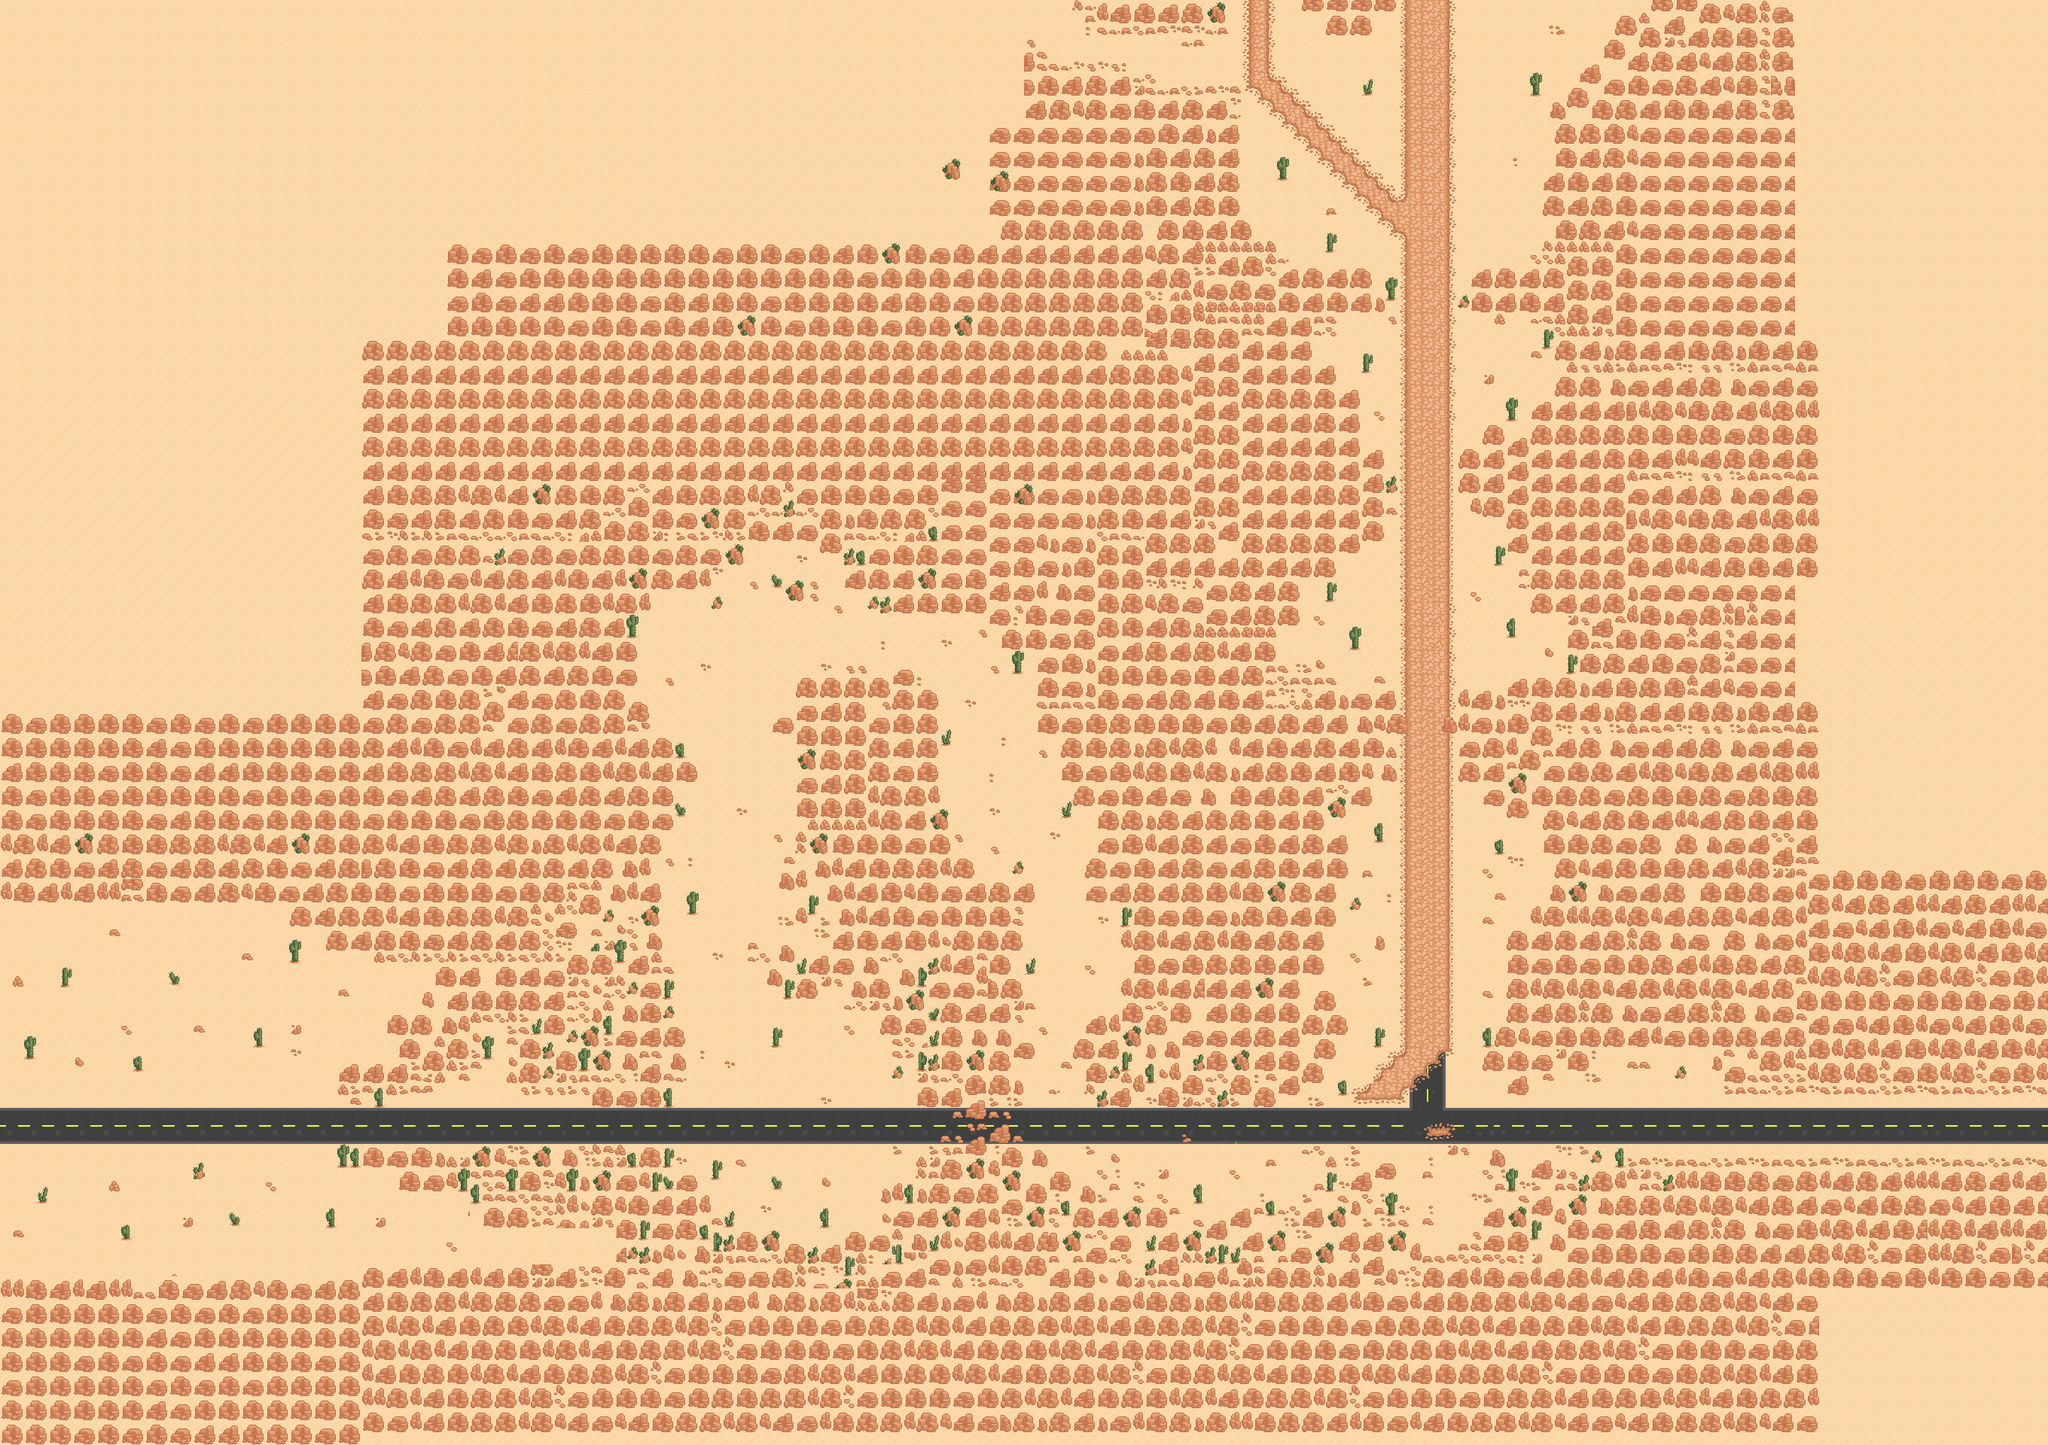

A level layout from a 2D game, rendered from its tile map. Below: a short description, then the map file with tile-grid data replaced by summaries:
An orthogonal 170x120 tile map with 16x16 px tiles, 3 tile layers (sandAndMainRoad, sandroad, rocksAndBuildings) and 169 objects (52x SlowZombie, 35x Zombie, 6x HintArea, 4x BulletBox, 3x Medkit, ...).

<map version="1.2" tiledversion="1.3.1" orientation="orthogonal" renderorder="left-up" compressionlevel="0" width="170" height="120" tilewidth="16" tileheight="16" infinite="0" nextlayerid="53" nextobjectid="521">
 <tileset firstgid="1" name="tileset" tilewidth="16" tileheight="16" tilecount="1024" columns="32">
  <image source="../../resources/textures/map/tileset.png" width="512" height="512" />
  <tile id="6">
   <objectgroup draworder="index">
    <object id="5" x="0" y="0" width="16" height="16" />
   </objectgroup>
  </tile>
  <tile id="8">
   <objectgroup draworder="index">
    <object id="3" x="0" y="0" width="16" height="16" />
   </objectgroup>
  </tile>
  <tile id="9">
   <objectgroup draworder="index">
    <object id="1" x="0" y="0" width="16" height="16" />
   </objectgroup>
  </tile>
  <tile id="38">
   <objectgroup draworder="index">
    <object id="1" x="0" y="0" width="16" height="16" />
   </objectgroup>
  </tile>
  <tile id="39">
   <objectgroup draworder="index">
    <object id="1" x="0" y="0" width="16" height="16" />
   </objectgroup>
  </tile>
  <tile id="40">
   <objectgroup draworder="index">
    <object id="1" x="0" y="0" width="16" height="16" />
   </objectgroup>
  </tile>
  <tile id="41">
   <objectgroup draworder="index">
    <!-- 1 objects omitted --></objectgroup>
  </tile>
  <tile id="42">
   <objectgroup draworder="index">
    <!-- 1 objects omitted --></objectgroup>
  </tile>
  <tile id="43">
   <objectgroup draworder="index">
    <!-- 1 objects omitted --></objectgroup>
  </tile>
  <tile id="70">
   <objectgroup draworder="index">
    <!-- 1 objects omitted --></objectgroup>
  </tile>
  <tile id="71">
   <objectgroup draworder="index">
    <!-- 1 objects omitted --></objectgroup>
  </tile>
  <tile id="79">
   <objectgroup draworder="index">
    <!-- 1 objects omitted --></objectgroup>
  </tile>
  <tile id="80">
   <objectgroup draworder="index">
    <!-- 1 objects omitted --></objectgroup>
  </tile>
  <tile id="102">
   <objectgroup draworder="index">
    <!-- 1 objects omitted --></objectgroup>
  </tile>
  <tile id="103">
   <objectgroup draworder="index">
    <!-- 1 objects omitted --></objectgroup>
  </tile>
  <tile id="105">
   <objectgroup draworder="index">
    <!-- 1 objects omitted --></objectgroup>
  </tile>
  <tile id="110">
   <objectgroup draworder="index">
    <!-- 1 objects omitted --></objectgroup>
  </tile>
  <tile id="111">
   <objectgroup draworder="index">
    <!-- 1 objects omitted --></objectgroup>
  </tile>
  <tile id="112">
   <objectgroup draworder="index">
    <!-- 1 objects omitted --></objectgroup>
  </tile>
  <tile id="113">
   <objectgroup draworder="index">
    <!-- 1 objects omitted --></objectgroup>
  </tile>
  <tile id="129">
   <objectgroup draworder="index">
    <!-- 1 objects omitted --></objectgroup>
  </tile>
  <tile id="131">
   <objectgroup draworder="index">
    <!-- 1 objects omitted --></objectgroup>
  </tile>
  <tile id="134">
   <objectgroup draworder="index">
    <!-- 1 objects omitted --></objectgroup>
  </tile>
  <tile id="135">
   <objectgroup draworder="index">
    <!-- 1 objects omitted --></objectgroup>
  </tile>
  <tile id="142">
   <objectgroup draworder="index">
    <!-- 1 objects omitted --></objectgroup>
  </tile>
  <tile id="143">
   <objectgroup draworder="index">
    <!-- 1 objects omitted --></objectgroup>
  </tile>
  <tile id="144">
   <objectgroup draworder="index">
    <!-- 1 objects omitted --></objectgroup>
  </tile>
  <tile id="145">
   <objectgroup draworder="index">
    <!-- 1 objects omitted --></objectgroup>
  </tile>
  <tile id="163">
   <objectgroup draworder="index">
    <!-- 1 objects omitted --></objectgroup>
  </tile>
  <tile id="166">
   <objectgroup draworder="index">
    <!-- 1 objects omitted --></objectgroup>
  </tile>
  <tile id="167">
   <objectgroup draworder="index">
    <!-- 1 objects omitted --></objectgroup>
  </tile>
  <tile id="174">
   <objectgroup draworder="index">
    <!-- 1 objects omitted --></objectgroup>
  </tile>
  <tile id="175">
   <objectgroup draworder="index">
    <!-- 1 objects omitted --></objectgroup>
  </tile>
  <tile id="176">
   <objectgroup draworder="index">
    <!-- 1 objects omitted --></objectgroup>
  </tile>
  <tile id="177">
   <objectgroup draworder="index">
    <!-- 1 objects omitted --></objectgroup>
  </tile>
  <tile id="179">
   <objectgroup draworder="index">
    <!-- 1 objects omitted --></objectgroup>
  </tile>
  <tile id="180">
   <objectgroup draworder="index">
    <!-- 1 objects omitted --></objectgroup>
  </tile>
  <tile id="181">
   <objectgroup draworder="index">
    <!-- 1 objects omitted --></objectgroup>
  </tile>
  <tile id="195">
   <objectgroup draworder="index">
    <!-- 1 objects omitted --></objectgroup>
  </tile>
  <tile id="198">
   <objectgroup draworder="index">
    <!-- 1 objects omitted --></objectgroup>
  </tile>
  <tile id="199">
   <objectgroup draworder="index">
    <!-- 1 objects omitted --></objectgroup>
  </tile>
  <tile id="206">
   <objectgroup draworder="index">
    <!-- 1 objects omitted --></objectgroup>
  </tile>
  <tile id="207">
   <objectgroup draworder="index">
    <!-- 1 objects omitted --></objectgroup>
  </tile>
  <tile id="208">
   <objectgroup draworder="index">
    <!-- 1 objects omitted --></objectgroup>
  </tile>
  <tile id="209">
   <objectgroup draworder="index">
    <!-- 1 objects omitted --></objectgroup>
  </tile>
  <tile id="211">
   <objectgroup draworder="index">
    <!-- 1 objects omitted --></objectgroup>
  </tile>
  <tile id="212">
   <objectgroup draworder="index">
    <!-- 1 objects omitted --></objectgroup>
  </tile>
  <tile id="213">
   <objectgroup draworder="index">
    <!-- 1 objects omitted --></objectgroup>
  </tile>
  <tile id="227">
   <objectgroup draworder="index">
    <!-- 1 objects omitted --></objectgroup>
  </tile>
  <tile id="230">
   <objectgroup draworder="index">
    <!-- 1 objects omitted --></objectgroup>
  </tile>
  <tile id="231">
   <objectgroup draworder="index">
    <!-- 1 objects omitted --></objectgroup>
  </tile>
  <tile id="259">
   <objectgroup draworder="index">
    <!-- 1 objects omitted --></objectgroup>
  </tile>
  <tile id="262">
   <objectgroup draworder="index">
    <!-- 1 objects omitted --></objectgroup>
  </tile>
  <tile id="263">
   <objectgroup draworder="index">
    <!-- 1 objects omitted --></objectgroup>
  </tile>
  <tile id="294">
   <objectgroup draworder="index">
    <!-- 1 objects omitted --></objectgroup>
  </tile>
  <tile id="295">
   <objectgroup draworder="index">
    <!-- 1 objects omitted --></objectgroup>
  </tile>
  <tile id="323">
   <objectgroup draworder="index">
    <!-- 1 objects omitted --></objectgroup>
  </tile>
  <tile id="326">
   <objectgroup draworder="index">
    <!-- 1 objects omitted --></objectgroup>
  </tile>
  <tile id="327">
   <objectgroup draworder="index">
    <!-- 1 objects omitted --></objectgroup>
  </tile>
  <tile id="355">
   <objectgroup draworder="index">
    <!-- 1 objects omitted --></objectgroup>
  </tile>
  <tile id="358">
   <objectgroup draworder="index">
    <!-- 1 objects omitted --></objectgroup>
  </tile>
  <tile id="359">
   <objectgroup draworder="index">
    <!-- 1 objects omitted --></objectgroup>
  </tile>
 </tileset>
 <layer id="50" name="sandAndMainRoad" width="170" height="120">
  <data>[20400 cells, 20400 non-empty, 23 distinct tile ids]</data>
 </layer>
 <layer id="51" name="sandroad" width="170" height="120">
  <data>[20400 cells, 2177 non-empty, 71 distinct tile ids]</data>
 </layer>
 <layer id="52" name="rocksAndBuildings" width="170" height="120">
  <data>[20400 cells, 10398 non-empty, 74 distinct tile ids]</data>
 </layer>
 <objectgroup id="49" name="gameObjects">
  <!-- 107 objects omitted --></objectgroup>
</map>
<!-- 163 of 169 objects omitted -->
